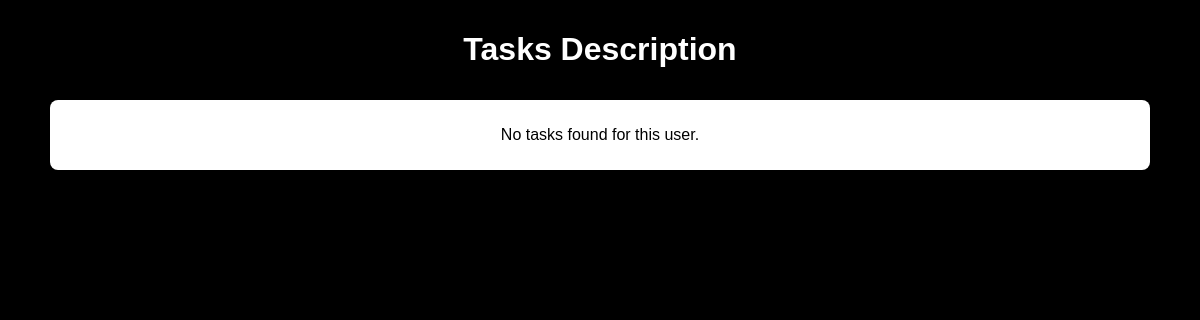
/EmployeeTask (signed in), run on an earlier commit of the app's database.
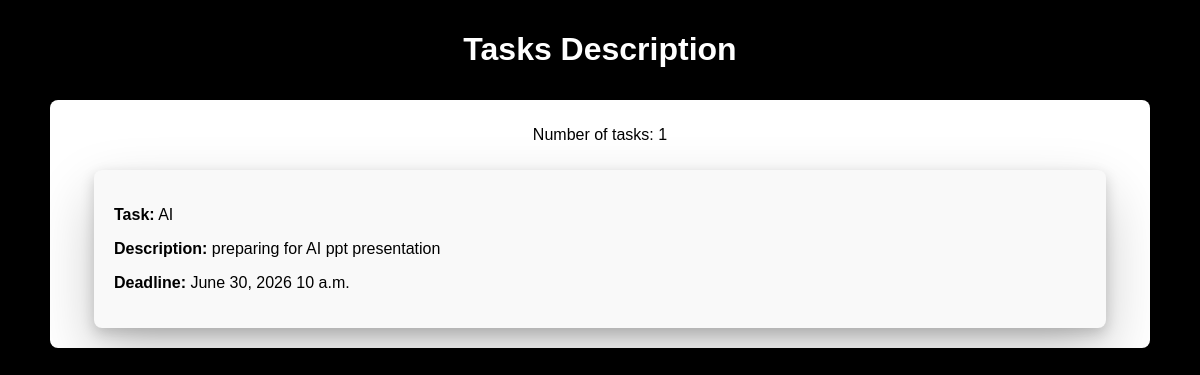
And on a later commit of the database.
### TaskApp/models.py (models this page shows, shortened)
class Task(models.Model):
    PRIORITY_CHOICES = [
        ('Low', 'Low'),
        ('Medium', 'Medium'),
        ('High', 'High'),
    ]
    CATEGORY_CHOICES = [
        ('Work', 'Work'),
        ('Personal', 'Personal'),
        ('Errands', 'Errands'),
    ]
    title = models.CharField(max_length=100)
    description = models.TextField()
    assigned_to = models.ForeignKey(Employee, on_delete=models.CASCADE)
    deadline_date = models.DateField()
    deadline_time = models.TimeField()
    email = models.EmailField()
    created_at = models.DateTimeField(default=timezone.now)
    priority = models.CharField(max_length=10, choices=PRIORITY_CHOICES, default='Medium')
    category = models.CharField(max_length=20, choices=CATEGORY_CHOICES, default='Work')

### TaskApp/views.py (the view)
# urls.py: path('EmployeeTask', views.EmployeeTask, name='EmployeeTask'),
def EmployeeTask(request):
    try:
        email = request.session.get("EmployeeEmail", None)
        username = request.session.get("EmployeeUsername", None)
        if email:
            tasks = Task.objects.filter(email=email)
        else:
            tasks = []
        return render(request, 'EmployeeTask.html', {'email': email, 'tasks': tasks, 'username': username})
    except Exception as e:
        error_message = "An error occurred while loading the employee tasks."
        return render(request, "error.html", {'error_message': error_message})

### TaskApp/templates/EmployeeTask.html (shortened to what this page needs)
<!DOCTYPE html>
<html lang="en">
<head>
</head>
<body>
    <h1>Tasks Description</h1>
    <div class="container">
        <div class="task-list">
            {% if tasks %}
                <p>Number of tasks: {{ tasks|length }}</p>
                {% for task in tasks %}
                    <div class="task-item">
                        <p style="color:black;"><strong>Task:</strong> {{ task.title }}</p>
                        <p style="color:black;"><strong>Description:</strong> {{ task.description }}</p>
                        <p style="color:black;"><strong>Deadline:</strong> {{ task.deadline_date }} {{ task.deadline_time }}</p>
                    </div>
                {% endfor %}
            {% else %}
                <p>No tasks found for this user.</p>
            {% endif %}
        </div>
    </div>
</body>
</html>

### TaskApp/templates/EmployeeTask.html (style rules this page uses)
body { font-family: Arial, sans-serif; background-color: #000000; margin: 0; padding: 0; }
.container { margin: 0 auto; padding: 10px; width: 90%; background-color: white; border-radius: 8px; box-shadow: 0 2px 4px rgba(0, 0, 0, 0.1); }
h1 { text-align: center; padding: 10px; color: #ffffff; }
.task-list { list-style-type: none; padding: 0; text-align: center; }
.task-item { margin: 10px; padding: 20px; width: 90%; text-align: left; background-color: #f9f9f9; border-radius: 8px; box-shadow: 0 2px 4px rgba(0, 0, 0, 0.1); box-shadow: 0 26px 58px 0 rgba(0, 0, 0, .22), 0 5px 14px 0 rgba(0, 0, 0, .18); display: inline-block; }

What changed in the data, as far as the page shows it:
added Task: title "AI", description "preparing for AI ppt presentation", deadline_date "June 30, 2026", deadline_time "10 a.m."
Also different on the page:
{{ tasks|length }}: (not shown) → "1"
text no longer shown: "No tasks found for this user."
text now shown: "Number of tasks:"
